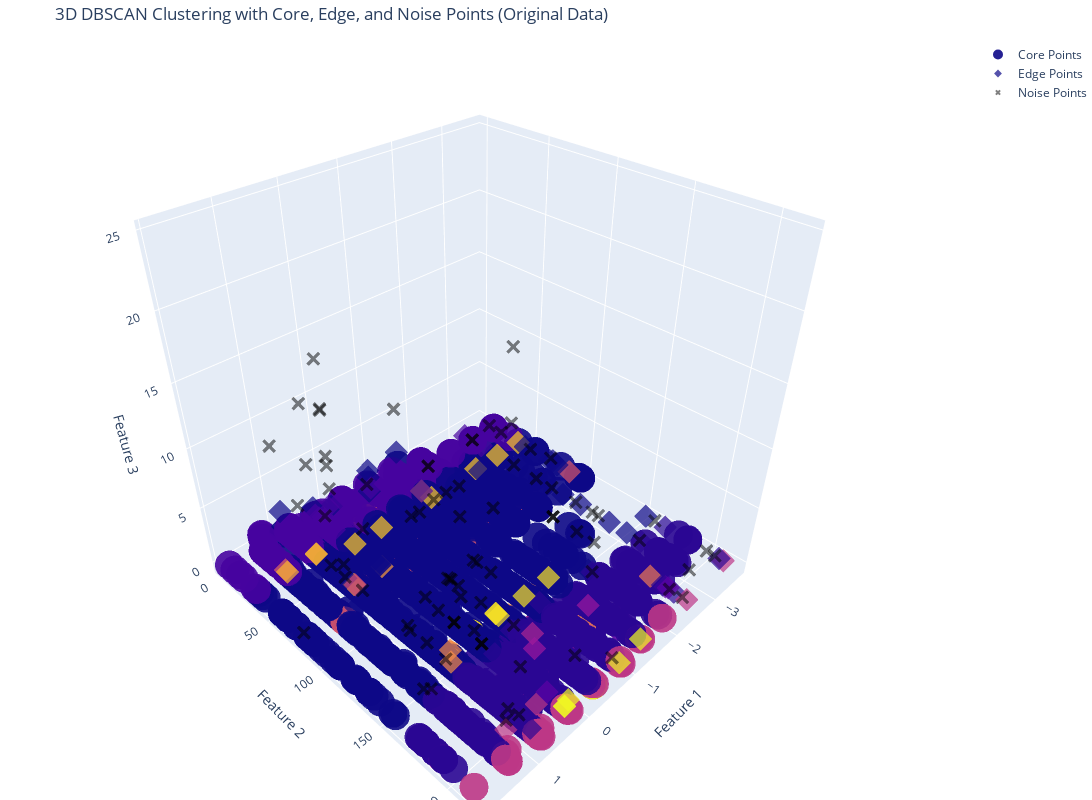

The code cell stored with this chart in its notebook:
### Code cell
import plotly.graph_objs as go
import numpy as np

# Assuming dbscan is the fitted DBSCAN model and df is your original (unscaled) DataFrame
# labels are the cluster labels from DBSCAN
core_samples_mask = np.zeros_like(labels, dtype=bool)
core_samples_mask[dbscan.core_sample_indices_] = True

unique_labels = np.unique(labels)

# Prepare data for core points, edge points, and noise using column names
core_points = df[core_samples_mask]
edge_points = df[~core_samples_mask & (labels != -1)]
noise_points = df[labels == -1]

# Create the Plotly figure
fig = go.Figure()

# Plot core points
fig.add_trace(go.Scatter3d(
    x=core_points.iloc[:, 0],
    y=core_points.iloc[:, 1],
    z=core_points.iloc[:, 2],
    mode='markers',
    marker=dict(
        size=10,
        color=labels[core_samples_mask],  # Color by cluster labels
        colorscale='Plasma',
        opacity=0.9,
        symbol='circle'
    ),
    name='Core Points'
))

# Plot edge points
fig.add_trace(go.Scatter3d(
    x=edge_points.iloc[:, 0],
    y=edge_points.iloc[:, 1],
    z=edge_points.iloc[:, 2],
    mode='markers',
    marker=dict(
        size=6,
        color=labels[~core_samples_mask & (labels != -1)],  # Color by cluster labels
        colorscale='Plasma',
        opacity=0.7,
        symbol='diamond'
    ),
    name='Edge Points'
))

# Plot noise points
fig.add_trace(go.Scatter3d(
    x=noise_points.iloc[:, 0],
    y=noise_points.iloc[:, 1],
    z=noise_points.iloc[:, 2],
    mode='markers',
    marker=dict(
        size=5,
        color='black',
        opacity=0.5,
        symbol='x'
    ),
    name='Noise Points'
))

# Update layout with larger dimensions
fig.update_layout(
    scene=dict(
        xaxis_title='Feature 1',
        yaxis_title='Feature 2',
        zaxis_title='Feature 3'
    ),
    title='3D DBSCAN Clustering with Core, Edge, and Noise Points (Original Data)',
    margin=dict(l=0, r=0, b=0, t=40),
    width=1200,  # Set the width of the plot
    height=800   # Set the height of the plot
)

# Show plot
fig.show()

### Figure 1 — Plotly figure (JSON) as saved in the notebook; plotly's stock layout.template omitted (floating-point values rounded to 4 significant figures; data arrays with more than 128 entries replaced by an {"elided": "..."} marker saying what was removed)
{"data": [{"marker": {"color": {"elided": "3935 int values"}, "colorscale": [[0, "#0d0887"], [0.1111, "#46039f"], [0.2222, "#7201a8"], [0.3333, "#9c179e"], [0.4444, "#bd3786"], [0.5556, "#d8576b"], [0.6667, "#ed7953"], [0.7778, "#fb9f3a"], [0.8889, "#fdca26"], [1, "#f0f921"]], "opacity": 0.9, "size": 10, "symbol": "circle"}, "mode": "markers", "name": "Core Points", "type": "scatter3d", "x": {"elided": "3935 float values"}, "y": {"elided": "3935 int values"}, "z": {"elided": "3935 float values"}}, {"marker": {"color": [0, 0, 0, 0, 8, 0, 0, 2, 8, 14, 0, 14, 1, 0, 13, 7, 6, 1, 0, 1, 3, 0, 0, 0, 2, 2, 0, 0, 0, 16, 1, 2, 1, 6, 2, 0, 18, 17, 0, 1, 16, 18, 2, 16, 2, 16, 1, 0, 18, 11, 0, 13, 12, 2, 2, 2, 2, 0, 0, 0, 18, 2, 17, 0, 0, 16, 17, 1, 0, 16, 0, 15, 0, 15, 0, 2, 0, 0, 18, 0, 0, 2, 17, 3, 10, 1, 15, 0, 0, 1, 0, 2, 8, 1, 0, 9, 0, 0, 0, 1, 1, 3, 0, 0, 8, 17, 1, 2, 15, 1, 0, 1], "colorscale": [[0, "#0d0887"], [0.1111, "#46039f"], [0.2222, "#7201a8"], [0.3333, "#9c179e"], [0.4444, "#bd3786"], [0.5556, "#d8576b"], [0.6667, "#ed7953"], [0.7778, "#fb9f3a"], [0.8889, "#fdca26"], [1, "#f0f921"]], "opacity": 0.7, "size": 6, "symbol": "diamond"}, "mode": "markers", "name": "Edge Points", "type": "scatter3d", "x": [1.332, -0.325, 0.2273, 0.2273, 0.7797, 0.7797, -0.325, 0.2273, 1.332, 0.7797, 1.332, 0.2273, -0.325, 0.7797, 0.7797, -0.325, -0.8774, -0.325, 0.2273, 0.2273, 0.2273, -0.325, -2.534, -2.534, 0.7797, 0.7797, -0.325, 1.332, 0.2273, -0.325, 0.7797, 0.2273, 0.2273, 0.2273, 0.2273, 0.2273, -0.8774, -0.325, 0.2273, 0.7797, 0.2273, 0.2273, 0.7797, -2.534, 0.2273, -1.43, -1.43, 0.2273, 0.2273, 1.332, 0.7797, 0.7797, -2.534, 0.7797, -0.8774, 0.7797, -0.325, -0.325, -1.982, -1.982, -1.43, 0.2273, -1.43, -3.087, -0.8774, -3.087, -0.325, -2.534, -1.982, -3.639, 0.2273, 1.332, 0.7797, 0.7797, -0.8774, -3.087, -3.639, -3.087, 0.2273, -2.534, 0.2273, 0.2273, -0.8774, -2.534, -3.639, -3.087, -1.43, -3.087, -3.639, -3.639, -1.982, -1.43, -2.534, -3.087, -3.087, 0.7797, -3.639, -0.8774, -3.639, -3.087, -2.534, -2.534, -3.087, 1.884, -3.639, -0.325, -1.982, -3.087, 0.7797, -3.087, -3.639, -3.639], "y": [98, 61, 61, 61, 211, 53, 119, 16, 211, 67, 33, 67, 174, 33, 150, 170, 190, 208, 61, 174, 200, 109, 72, 36, 9, 20, 38, 109, 65, 41, 190, 9, 162, 190, 4, 89, 214, 142, 38, 208, 41, 212, 4, 39, 18, 41, 208, 65, 214, 28, 114, 150, 187, 9, 4, 9, 0, 79, 73, 146, 212, 0, 144, 43, 77, 39, 142, 204, 81, 39, 65, 30, 59, 30, 51, 23, 72, 115, 212, 43, 59, 20, 144, 198, 87, 187, 31, 139, 69, 167, 157, 31, 213, 187, 100, 68, 152, 107, 46, 187, 196, 200, 153, 133, 210, 144, 160, 6, 30, 164, 76, 207], "z": [2.144, 8.192, 8.009, 7.459, 2.328, 5.901, 0.77, 1.686, 2.419, -0.1749, 5.535, -0.1767, 3.611, 4.344, 1.045, 0.4401, 2.878, 0.3118, 6.268, 3.061, -0.008897, -0.2168, 0.0002666, -0.211, 0.211, -0.1962, -0.0822, -0.2327, 0.03692, -0.05471, 3.794, 0.2293, -0.2013, 2.969, -0.226, 0.0919, -0.1733, -0.1994, -0.207, -0.1885, -0.04555, -0.03639, -0.235, -0.2343, -0.01806, -0.1189, -0.2009, -0.1495, 0.77, -0.2307, -0.2351, -0.05471, -0.1097, -0.1485, -0.2371, -0.2053, -0.2331, 2.878, -0.2247, -0.235, -0.1933, -0.2312, -0.2361, -0.2368, -0.2296, -0.2367, -0.2216, -0.2354, -0.2355, -0.2351, -0.2327, -0.2301, -0.2365, -0.1935, -0.2171, -0.2353, -0.07304, -0.184, -0.07304, -0.237, -0.2356, -0.2308, -0.2297, -0.2322, -0.2361, -0.1587, -0.1842, -0.2342, -0.2361, -0.235, -0.2321, -0.1901, -0.1962, -0.2176, -0.2057, -0.128, -0.2372, -0.2223, -0.237, -0.2329, -0.2336, -0.1549, -0.2331, -0.2372, -0.2372, -0.2217, -0.1757, -0.237, -0.2355, -0.2368, -0.235, -0.2372]}, {"marker": {"color": "black", "opacity": 0.5, "size": 5, "symbol": "x"}, "mode": "markers", "name": "Noise Points", "type": "scatter3d", "x": [0.7797, 0.7797, 0.7797, 0.7797, 0.7797, -0.325, 1.332, 0.7797, 0.7797, 0.7797, 1.332, 1.332, 0.2273, 1.332, 0.2273, -0.325, 0.7797, -0.325, -0.8774, -0.325, 0.7797, 1.332, 0.2273, -1.982, 1.332, 1.332, 0.7797, -0.8774, -0.8774, 0.7797, 0.7797, -1.982, -3.087, 0.2273, 0.7797, -0.325, 0.2273, -3.087, -3.087, -0.8774, -0.8774, 0.7797, -1.43, 0.2273, 1.332, 1.332, -0.8774, -1.982, 0.2273, -3.087, 0.2273, -3.639, -3.087, -3.639, 0.2273, -3.087, -2.534, 1.332, -3.087, -2.534, 0.7797, 0.2273, -3.639, -0.325, -2.534, -1.982, -0.8774, -3.087, -0.325, 1.884, -3.087, -3.087, -2.534, -0.325, 0.7797, -3.639, -2.534, -2.534, -3.639, -0.325, -1.982, -3.639, -1.43, 0.2273, -3.639, -2.534], "y": [53, 53, 53, 53, 33, 61, 53, 53, 190, 53, 33, 91, 51, 211, 136, 105, 190, 111, 79, 79, 45, 212, 181, 77, 190, 91, 32, 117, 0, 75, 200, 14, 55, 106, 115, 200, 130, 14, 125, 102, 105, 117, 68, 152, 79, 152, 209, 45, 130, 14, 152, 70, 90, 22, 117, 76, 110, 158, 130, 144, 131, 130, 159, 102, 130, 160, 45, 163, 104, 76, 111, 200, 201, 130, 146, 10, 110, 210, 51, 156, 14, 204, 43, 152, 198, 110], "z": [13.6, 10.02, 7.368, 17.26, 12.96, 11.67, 7.459, 9.292, 24.78, 13.69, 10.94, 5.352, 2.144, 3.244, 2.694, -0.1504, 20.65, -0.225, 4.435, 4.16, -0.1372, 4.344, 0.4309, -0.1835, 8.467, 4.252, 8.009, -0.21, -0.1594, -0.0822, 0.1744, -0.2097, -0.2281, 0.08274, 0.06441, 1.228, -0.233, -0.2195, -0.2365, -0.2285, -0.205, -0.2176, -0.1508, -0.2314, 8.467, -0.2362, -0.2041, -0.1917, -0.2057, -0.216, -0.2205, 0.04608, -0.2337, -0.2306, -0.2321, -0.2348, -0.2371, 0.3943, -0.2362, -0.2348, -0.0822, -0.2203, -0.2111, -0.23, -0.2354, -0.1596, -0.2331, -0.2355, -0.1693, -0.2372, -0.2368, -0.2111, -0.2332, -0.227, -0.1879, -0.2364, -0.2369, -0.2316, -0.2358, -0.07304, -0.236, -0.2369, -0.2372, -0.2273, -0.2334, -0.2372]}], "layout": {"height": 800, "margin": {"b": 0, "l": 0, "r": 0, "t": 40}, "scene": {"xaxis": {"title": {"text": "Feature 1"}}, "yaxis": {"title": {"text": "Feature 2"}}, "zaxis": {"title": {"text": "Feature 3"}}}, "title": {"text": "3D DBSCAN Clustering with Core, Edge, and Noise Points (Original Data)"}, "width": 1200}}
